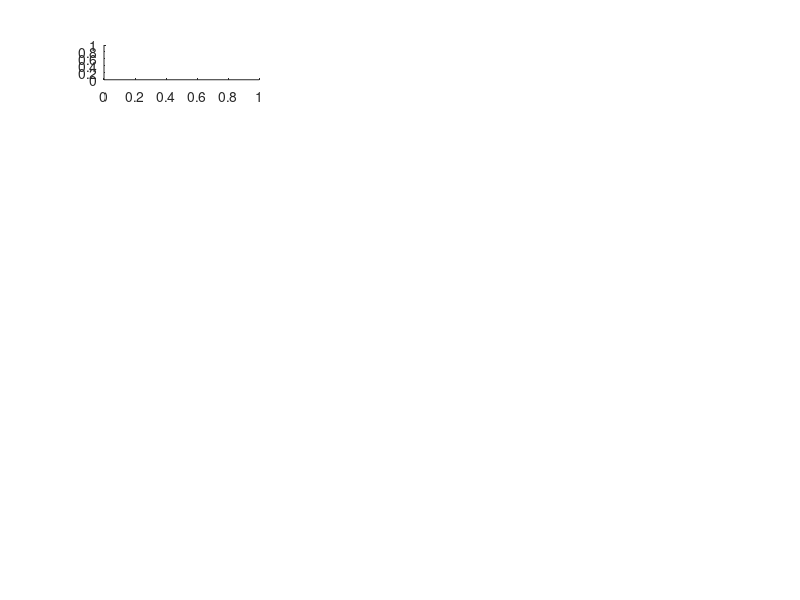

MATLAB code to generate this figure: (Note: this script raises an error after producing the figure.)
%%%%%%%%%%%%%%%%%%%%%%%%%%%%%%%%%%%%%%%%%%%%%%%%%%
%% Project: Binaural Beats
%% Script purpose: Connectivity analysis of EEG
%% Author: Guillaume Dumas, PhD
%% Contact: guillaume.dumas@pasteur.fr
%% License: GNU GPL v3
%%%%%%%%%%%%%%%%%%%%%%%%%%%%%%%%%%%%%%%%%%%%%%%%%%

clear;clc;close all

freqsBeat=[1,5, 9,13,32,6,39;
           4,8,12,30,48,8,41];

conditions={'MB','BB'};
freqsStim={'T','G'};
freqAnal={'Delta','Theta','Alpha','Beta','Gamma','Theta-Beat','Gamma-Beat'};

%% PLV Z-score
clear B C Z
bin=0;
folders=dir('../Data/Preproc/');
for n=1:length(folders)
    fold=folders(n).name;
    if (fold(1)~='.')&&(fold(1)~='P')
        bin=bin+1;
        load(['../Data/Results/' fold '/PLV_FULL'], 'globalSyncXP')
        M=globalSyncXP;
        load(['../Data/Results/' fold '/PLV_FULL_BL'], 'globalSyncXP')
        BL=globalSyncXP;
        for freqStim=1:2
            for cond=1:2
                for freqAnalyse=1:size(freqsBeat,2)
                    B(bin,cond,freqStim,freqAnalyse,:,:)=squeeze(BL(freqAnalyse,:,:,1));
                    C(bin,cond,freqStim,freqAnalyse,:,:)=squeeze(M(freqStim,cond,freqAnalyse,:,:));
                    Z(bin,cond,freqStim,freqAnalyse,:,:)=(squeeze(M(freqStim,cond,freqAnalyse,:,:))-squeeze(BL(freqAnalyse,:,:,1)))./squeeze(BL(freqAnalyse,:,:,2));
                end
            end
        end
    end
end

%% Visualization
for stim=1:2 % T , G
    figure(stim)
    bin=1;
    for freqA=1:size(freqsBeat,2)
        cond1=2; cond2=1;   % MB, BB
        
        subplot(size(freqsBeat,2),3,bin)
        [a b c d]=ttest(mdiag(squeeze(Z(:,cond1,stim,freqA,:,:))),zeros(size(mdiag(squeeze(B(:,cond1,stim,freqA,:,:))))));
        BBT_Toposync(diag(d.tstat),0,1:64,1:64,3)
        colormap(redblue(256))
        title([conditions{cond1},freqsStim{stim},' vs BL ? ',freqAnal{freqA}])
        bin=bin+1;
        
        subplot(size(freqsBeat,2),3,bin)
        [a b c d]=ttest(mdiag(squeeze(Z(:,cond2,stim,freqA,:,:))),zeros(size(mdiag(squeeze(B(:,cond2,stim,freqA,:,:))))));
        BBT_Toposync(diag(d.tstat),0,1:64,1:64,3)
        colormap(redblue(256))
        title([conditions{cond2},freqsStim{stim},' vs BL ? ',freqAnal{freqA}])
        bin=bin+1;
        
        subplot(size(freqsBeat,2),3,bin)
        [a b c d]=ttest(mdiag(squeeze(Z(:,cond1,stim,freqA,:,:))),mdiag(squeeze(Z(:,cond2,stim,freqA,:,:))));
        BBT_Toposync(diag(d.tstat),0,1:64,1:64,3)
        colormap(redblue(256))
        title([conditions{cond1},freqsStim{stim},' vs ',conditions{cond2},freqsStim{stim},' ? ',freqAnal{freqA}])
        bin=bin+1;
    end
end

%% Clustering statistics
load('montage','eNames','ePositions','chcoord','maskTopo','eConn')
addpath(genpath('/Users/kwisatz/Documents/MATLAB/toolbox/ClusteringAlgorithm/'))
clear optionsuniv
optionsuniv.label='matched-pair';
optionsuniv.clustering.type='sum';
optionsuniv.topology='univariate';
optionsuniv.clustering.threshold=3;%'param';
%optionsuniv.clustering.signif=0.05;
optionsuniv.connectivity={{eConn}};%};
optionsuniv.M=1000;

cond1=2; cond2=1;   % MB, BB

for stim = 1:2
    for freqA = 1:7
        display(' ')
        display(' ')
        display(['PLV ',conditions{cond1},' vs. ',conditions{cond2},' Stim=',freqsStim{stim},' Freq=',freqAnal{freqA}])

        [results] = stat_LENA2(mdiag(squeeze(Z(:,cond1,stim,freqA,:,:))),mdiag(squeeze(Z(:,cond2,stim,freqA,:,:))),optionsuniv);
        
        PosCl=find(results.valuesPos>=results.Sth_nop_Pos(1));
        if length(PosCl)>0
            disp(['Pos:',mat2str(PosCl)])
            disp(sprintf('Positive threshold = %f',results.Sth_nop_Pos(1)))
            for idx=1:length(PosCl)
                tmps=zeros(size(results.T_orig_ori));
                tmps(results.clustersPos{PosCl(idx)})=1;
                disp(sprintf('CS = %f',results.valuesPos(PosCl(idx))))
                indx = find(results.S_nop_sort_Pos<results.valuesPos(PosCl(idx)));
                disp(sprintf('p = %f', 1-indx(end)/optionsuniv.M))

                figure()
                BBT_Toposync(diag(results.T_orig_ori),5,1:64,tmps==1,1)
                colormap(redblue(256))
                title(['PLV ','Positive Cluster ?',conditions{cond1},' vs. ',conditions{cond2},' Stim=',freqsStim{stim},' Freq=',freqAnal{freqA}])
            end
        end
        
        NegCl=find(results.valuesNeg<=-results.Sth_nop_Neg(1));
        if length(NegCl)>0
            disp(['Neg:',mat2str(NegCl)])
            disp(sprintf('Negative threshold = %f',results.Sth_nop_Neg(1)))
            for idx=1:length(NegCl)
                tmps=zeros(size(results.T_orig_ori));
                tmps(results.clustersNeg{NegCl(idx)})=-1;
                disp(sprintf('CS = %f',results.valuesNeg(NegCl(idx))))
                indx = find(results.S_nop_sort_Neg<-results.valuesNeg(NegCl(idx)));
                disp(sprintf('p = %f', 1-indx(end)/optionsuniv.M))

                figure()
                BBT_Toposync(diag(results.T_orig_ori),5,1:64,tmps==-1,1)
                colormap(redblue(256))
                title(['PLV ','Negative Cluster ?',conditions{cond1},' vs. ',conditions{cond2},' Stim=',freqsStim{stim},' Freq=',freqAnal{freqA}])
            end
        end
        
        display(' ')
        display(['PLV ',conditions{cond1},' vs. BL Stim=',freqsStim{stim},' Freq=',freqAnal{freqA}])

        [results] = stat_LENA2(mdiag(squeeze(Z(:,cond1,stim,freqA,:,:))),zeros(15,64),optionsuniv);

        PosCl=find(results.valuesPos>=results.Sth_nop_Pos(1));
        if length(PosCl)>0
            disp(['Pos:',mat2str(PosCl)])
            disp(sprintf('Positive threshold = %f',results.Sth_nop_Pos(1)))
            for idx=1:length(PosCl)
                tmps=zeros(size(results.T_orig_ori));
                tmps(results.clustersPos{PosCl(idx)})=1;
                disp(sprintf('CS = %f',results.valuesPos(PosCl(idx))))
                indx = find(results.S_nop_sort_Pos<results.valuesPos(PosCl(idx)));
                disp(sprintf('p = %f', 1-indx(end)/optionsuniv.M))

                figure()
                BBT_Toposync(diag(results.T_orig_ori),5,1:64,tmps==1,1)
                colormap(redblue(256))
                title(['PLV ','Positive Cluster ?',conditions{cond1},' vs. BL Stim=',freqsStim{stim},' Freq=',freqAnal{freqA}])
            end
        end
        
        NegCl=find(results.valuesNeg<=-results.Sth_nop_Neg(1));
        if length(NegCl)>0
            disp(['Neg:',mat2str(NegCl)])
            disp(sprintf('Negative threshold = %f',results.Sth_nop_Neg(1)))
            for idx=1:length(NegCl)
                tmps=zeros(size(results.T_orig_ori));
                tmps(results.clustersNeg{NegCl(idx)})=-1;
                disp(sprintf('CS = %f',results.valuesNeg(NegCl(idx))))
                indx = find(results.S_nop_sort_Neg<-results.valuesNeg(NegCl(idx)));
                disp(sprintf('p = %f', 1-indx(end)/optionsuniv.M))

                figure()
                BBT_Toposync(diag(results.T_orig_ori),5,1:64,tmps==-1,1)
                colormap(redblue(256))
                title(['PLV ','Negative Cluster ?',conditions{cond1},' vs. BL Stim=',freqsStim{stim},' Freq=',freqAnal{freqA}])
            end
        end
        
        display(' ')
        display(['PLV ',conditions{cond2},' vs. BL Stim=',freqsStim{stim},' Freq=',freqAnal{freqA}])

        [results] = stat_LENA2(mdiag(squeeze(Z(:,cond2,stim,freqA,:,:))),zeros(15,64),optionsuniv);

        PosCl=find(results.valuesPos>=results.Sth_nop_Pos(1));
        if length(PosCl)>0
            disp(['Pos:',mat2str(PosCl)])
            disp(sprintf('Positive threshold = %f',results.Sth_nop_Pos(1)))
            for idx=1:length(PosCl)
                tmps=zeros(size(results.T_orig_ori));
                tmps(results.clustersPos{PosCl(idx)})=1;
                disp(sprintf('CS = %f',results.valuesPos(PosCl(idx))))
                indx = find(results.S_nop_sort_Pos<results.valuesPos(PosCl(idx)));
                disp(sprintf('p = %f', 1-indx(end)/optionsuniv.M))

                figure()
                BBT_Toposync(diag(results.T_orig_ori),5,1:64,tmps==1,1)
                colormap(redblue(256))
                title(['PLV ','Positive Cluster ?',conditions{cond2},' vs. BL Stim=',freqsStim{stim},' Freq=',freqAnal{freqA}])
            end
        end
        
        NegCl=find(results.valuesNeg<=-results.Sth_nop_Neg(1));
        if length(NegCl)>0
            disp(['Neg:',mat2str(NegCl)])
            disp(sprintf('Negative threshold = %f',results.Sth_nop_Neg(1)))
            for idx=1:length(NegCl)
                tmps=zeros(size(results.T_orig_ori));
                tmps(results.clustersNeg{NegCl(idx)})=-1;
                disp(sprintf('CS = %f',results.valuesNeg(NegCl(idx))))
                indx = find(results.S_nop_sort_Neg<-results.valuesNeg(NegCl(idx)));
                disp(sprintf('p = %f', 1-indx(end)/optionsuniv.M))

                figure()
                BBT_Toposync(diag(results.T_orig_ori),5,1:64,tmps==-1,1)
                colormap(redblue(256))
                title(['PLV ','Negative Cluster ?',conditions{cond2},' vs. BL Stim=',freqsStim{stim},' Freq=',freqAnal{freqA}])
            end
        end
    end
end